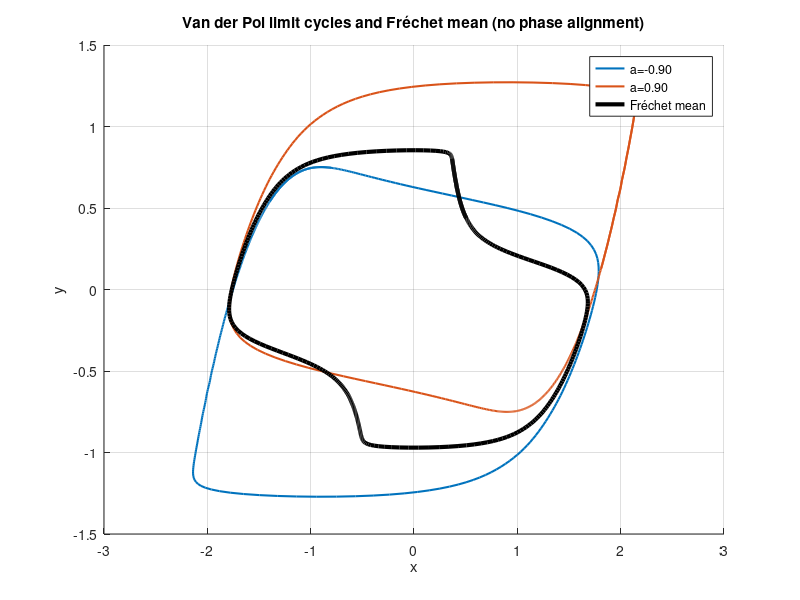

Source code (MATLAB):
function vdp_frechet_mean_no_phase()
% vdp_frechet_mean_no_phase
% Compute Fréchet mean of Van der Pol limit cycles without phase alignment

clear; close all; clc;

%% Parameters
epsilon = 0.1;                 
a_vals = linspace(-0.9, 0.9, 2); 
Tfinal = 100;                  
dt = 0.01;                      
M = 500;                        
useArcLength = false;  % true = uniform arc-length, false = uniform time

%% Preallocate curves
curves = cell(length(a_vals),1);

%% Solve Van der Pol for each 'a'
for k = 1:length(a_vals)
    a = a_vals(k);
    vdp = @(t,z) [ z(2) - z(1)^3/3 + z(1); epsilon*(a - z(1)) ];
    z0 = [-1;0];
    [t,z] = ode45(vdp,0:dt:Tfinal,z0);
    
    % Take last half of trajectory
    z_ss = z(t >= Tfinal/2,:);
    
    % Resample
    if useArcLength
        curves{k} = resampleArcLength(z_ss, M);
    else
        curves{k} = interp1(linspace(0,1,size(z_ss,1)), z_ss, linspace(0,1,M));
    end
end

fprintf('curve 1: %g\n', curves{1})
fprintf('curve 2: %g\n', curves{2})


%% Compute Fréchet mean (simple pointwise average)
allCurves = zeros(M,2,length(curves));
for k = 1:length(curves)
    allCurves(:,:,k) = curves{k};
end

meanCurve = mean(allCurves,3);

%% Plot curves and mean
figure; hold on; grid on;
colors = lines(length(a_vals));
for k = 1:length(a_vals)
    plot(allCurves(:,1,k), allCurves(:,2,k), 'Color', colors(k,:), 'LineWidth',1.5);
end
plot(meanCurve(:,1), meanCurve(:,2), 'k', 'LineWidth',3);

xlabel('x'); ylabel('y');
title('Van der Pol limit cycles and Fréchet mean (no phase alignment)');
legendStrings = [arrayfun(@(a) sprintf('a=%.2f',a), a_vals,'UniformOutput',false), {'Fréchet mean'}];
legend(legendStrings);

%% --------- Helper function: Arc-length resampling ---------
function curveOut = resampleArcLength(curveIn, M)
    diffs = diff(curveIn,1,1);
    segLen = sqrt(sum(diffs.^2,2));
    cumLen = [0; cumsum(segLen)];
    t_new = linspace(0, cumLen(end), M);
    x_new = interp1(cumLen, curveIn(:,1), t_new);
    y_new = interp1(cumLen, curveIn(:,2), t_new);
    curveOut = [x_new(:), y_new(:)];
end

end